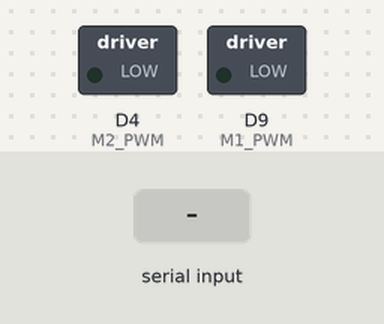
Bench run of a sketch on a simulated Arduino Zero (SAMD21). Parts: switched loads named in the sketch (green lamp = pin HIGH). The inputs (shaded band) are chosen by the test bench.

Above: at 1.2 s.
1.3 s: "1\n" received over Serial
At 1.7 s:
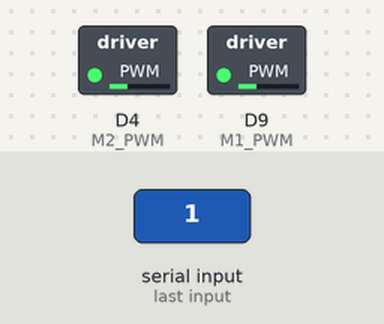
Timing chart, 0 to 4.3 s (numbered marks = the images above; inputs shaded):
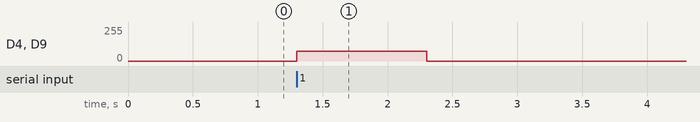

The sketch:

python_to_base_simple.ino
```cpp
#define  M1_DIR   A2
#define  M1_PWM   9
#define  M2_PWM   4
#define  M2_DIR   A1
#define ENC1_INT  3
#define ENC2_INT  7
#define ENC1_LED  8
#define ENC2_LED  6

void runMotor(int rightSpeed, int leftSpeed) {
  analogWrite(M1_PWM, rightSpeed);
  analogWrite(M2_PWM, leftSpeed);
}

void setup() {
  SerialUSB.begin(115200); // Make sure the baud rate matches the Python code
}


void loop() {
  if (SerialUSB.available()) {
    int receivedNum = SerialUSB.parseInt();

    if (receivedNum == 1){
      runMotor(75,75);
    }
    if (receivedNum == 0){
      runMotor(0,0);
    }


  }
}
```

Measured:
- after the input at 1.3 s, D4 (M2_PWM), D9 (M1_PWM): 0/255 → 75/255 at once, → 0/255 1.0 s later
